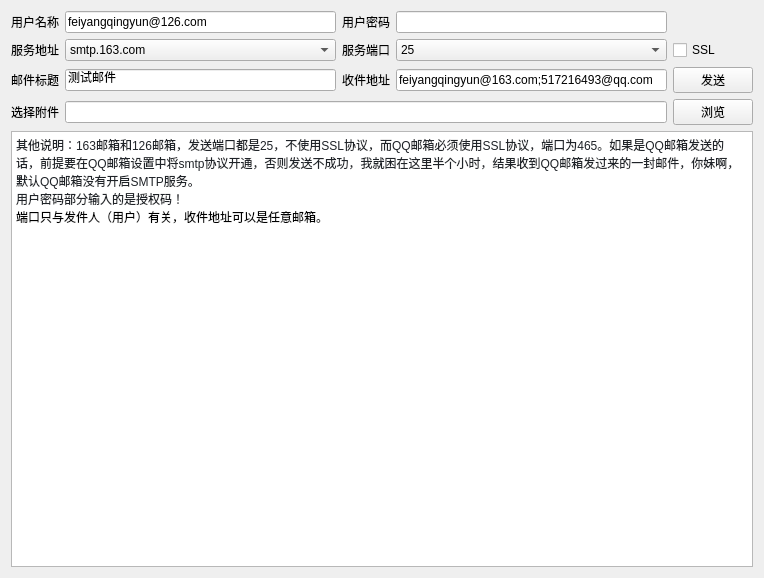
<?xml version="1.0" encoding="UTF-8"?>
<ui version="4.0">
 <class>frmEmailTool</class>
 <widget class="QWidget" name="frmEmailTool">
  <property name="geometry">
   <rect>
    <x>0</x>
    <y>0</y>
    <width>764</width>
    <height>578</height>
   </rect>
  </property>
  <property name="windowTitle">
   <string>Form</string>
  </property>
  <layout class="QVBoxLayout" name="verticalLayout">
   <item>
    <layout class="QGridLayout" name="gridLayout">
     <item row="2" column="0">
      <widget class="QLabel" name="labTitle">
       <property name="text">
        <string>邮件标题</string>
       </property>
      </widget>
     </item>
     <item row="1" column="0">
      <widget class="QLabel" name="labServer">
       <property name="text">
        <string>服务地址</string>
       </property>
      </widget>
     </item>
     <item row="2" column="3">
      <widget class="QLineEdit" name="txtReceiverAddr">
       <property name="text">
        <string>feiyangqingyun@163.com;517216493@qq.com</string>
       </property>
      </widget>
     </item>
     <item row="1" column="2">
      <widget class="QLabel" name="labPort">
       <property name="text">
        <string>服务端口</string>
       </property>
      </widget>
     </item>
     <item row="2" column="1">
      <widget class="QLineEdit" name="txtTitle">
       <property name="text">
        <string>测试邮件</string>
       </property>
      </widget>
     </item>
     <item row="3" column="1" colspan="3">
      <widget class="QLineEdit" name="txtFileName"/>
     </item>
     <item row="3" column="0">
      <widget class="QLabel" name="labFileName">
       <property name="text">
        <string>选择附件</string>
       </property>
      </widget>
     </item>
     <item row="2" column="2">
      <widget class="QLabel" name="labReceiverAddr">
       <property name="text">
        <string>收件地址</string>
       </property>
      </widget>
     </item>
     <item row="0" column="0">
      <widget class="QLabel" name="labSenderAddr">
       <property name="text">
        <string>用户名称</string>
       </property>
      </widget>
     </item>
     <item row="0" column="2">
      <widget class="QLabel" name="labSenderPwd">
       <property name="text">
        <string>用户密码</string>
       </property>
      </widget>
     </item>
     <item row="1" column="3">
      <widget class="QComboBox" name="cboxPort">
       <property name="modelColumn">
        <number>0</number>
       </property>
       <item>
        <property name="text">
         <string>25</string>
        </property>
       </item>
       <item>
        <property name="text">
         <string>465</string>
        </property>
       </item>
       <item>
        <property name="text">
         <string>587</string>
        </property>
       </item>
      </widget>
     </item>
     <item row="3" column="4">
      <widget class="QPushButton" name="btnSelect">
       <property name="cursor">
        <cursorShape>PointingHandCursor</cursorShape>
       </property>
       <property name="text">
        <string>浏览</string>
       </property>
      </widget>
     </item>
     <item row="2" column="4">
      <widget class="QPushButton" name="btnSend">
       <property name="cursor">
        <cursorShape>PointingHandCursor</cursorShape>
       </property>
       <property name="text">
        <string>发送</string>
       </property>
      </widget>
     </item>
     <item row="1" column="1">
      <widget class="QComboBox" name="cboxServer">
       <item>
        <property name="text">
         <string>smtp.163.com</string>
        </property>
       </item>
       <item>
        <property name="text">
         <string>smtp.126.com</string>
        </property>
       </item>
       <item>
        <property name="text">
         <string>smtp.qq.com</string>
        </property>
       </item>
       <item>
        <property name="text">
         <string>smt.sina.com</string>
        </property>
       </item>
       <item>
        <property name="text">
         <string>smtp.sohu.com</string>
        </property>
       </item>
       <item>
        <property name="text">
         <string>smtp.139.com</string>
        </property>
       </item>
       <item>
        <property name="text">
         <string>smtp.189.com</string>
        </property>
       </item>
      </widget>
     </item>
     <item row="1" column="4">
      <widget class="QCheckBox" name="ckSSL">
       <property name="text">
        <string>SSL</string>
       </property>
      </widget>
     </item>
     <item row="0" column="3">
      <widget class="QLineEdit" name="txtSenderPwd">
       <property name="text">
        <string/>
       </property>
       <property name="echoMode">
        <enum>QLineEdit::EchoMode::Password</enum>
       </property>
      </widget>
     </item>
     <item row="0" column="1">
      <widget class="QLineEdit" name="txtSenderAddr">
       <property name="text">
        <string>feiyangqingyun@126.com</string>
       </property>
      </widget>
     </item>
    </layout>
   </item>
   <item>
    <widget class="QTextBrowser" name="txtContent">
     <property name="readOnly">
      <bool>false</bool>
     </property>
     <property name="html">
      <string>&lt;!DOCTYPE HTML PUBLIC &quot;-//W3C//DTD HTML 4.0//EN&quot; &quot;http://www.w3.org/TR/REC-html40/strict.dtd&quot;&gt;
&lt;html&gt;&lt;head&gt;&lt;meta name=&quot;qrichtext&quot; content=&quot;1&quot; /&gt;&lt;meta charset=&quot;utf-8&quot; /&gt;&lt;style type=&quot;text/css&quot;&gt;
p, li { white-space: pre-wrap; }
hr { height: 1px; border-width: 0; }
li.unchecked::marker { content: &quot;\2610&quot;; }
li.checked::marker { content: &quot;\2612&quot;; }
&lt;/style&gt;&lt;/head&gt;&lt;body style=&quot; font-family:'Microsoft YaHei UI'; font-size:9pt; font-weight:400; font-style:normal;&quot;&gt;
&lt;p style=&quot; margin-top:0px; margin-bottom:0px; margin-left:0px; margin-right:0px; -qt-block-indent:0; text-indent:0px; background-color:#ffffff;&quot;&gt;&lt;span style=&quot; font-family:'Monaspace Neon','ui-monospace','SFMono-Regular','SF Mono','Menlo','Consolas','Liberation Mono','monospace'; font-size:12px; color:#1f2328; background-color:#ffffff;&quot;&gt;其他说明：163邮箱和126邮箱，发送端口都是25，不使用SSL协议，而QQ邮箱必须使用SSL协议，端口为465。如果是QQ邮箱发送的话，前提要在QQ邮箱设置中将smtp协议开通，否则发送不成功，我就困在这里半个小时，结果收到QQ邮箱发过来的一封邮件，你妹啊，默认QQ邮箱没有开启SMTP服务。&lt;/span&gt;&lt;/p&gt;
&lt;p style=&quot; margin-top:0px; margin-bottom:0px; margin-left:0px; margin-right:0px; -qt-block-indent:0; text-indent:0px; background-color:#ffffff;&quot;&gt;&lt;span style=&quot; font-family:'Monaspace Neon','ui-monospace','SFMono-Regular','SF Mono','Menlo','Consolas','Liberation Mono','monospace'; font-size:12px; color:#1f2328; background-color:#ffffff;&quot;&gt;用户密码部分输入的是授权码！&lt;/span&gt;&lt;/p&gt;
&lt;p style=&quot; margin-top:0px; margin-bottom:0px; margin-left:0px; margin-right:0px; -qt-block-indent:0; text-indent:0px;&quot;&gt;端口只与发件人（用户）有关，收件地址可以是任意邮箱。&lt;/p&gt;&lt;/body&gt;&lt;/html&gt;</string>
     </property>
    </widget>
   </item>
  </layout>
 </widget>
 <tabstops>
  <tabstop>txtSenderAddr</tabstop>
  <tabstop>txtSenderPwd</tabstop>
  <tabstop>cboxServer</tabstop>
  <tabstop>cboxPort</tabstop>
  <tabstop>ckSSL</tabstop>
  <tabstop>txtTitle</tabstop>
  <tabstop>txtReceiverAddr</tabstop>
  <tabstop>btnSend</tabstop>
  <tabstop>txtFileName</tabstop>
  <tabstop>btnSelect</tabstop>
  <tabstop>txtContent</tabstop>
 </tabstops>
 <resources/>
 <connections/>
</ui>
